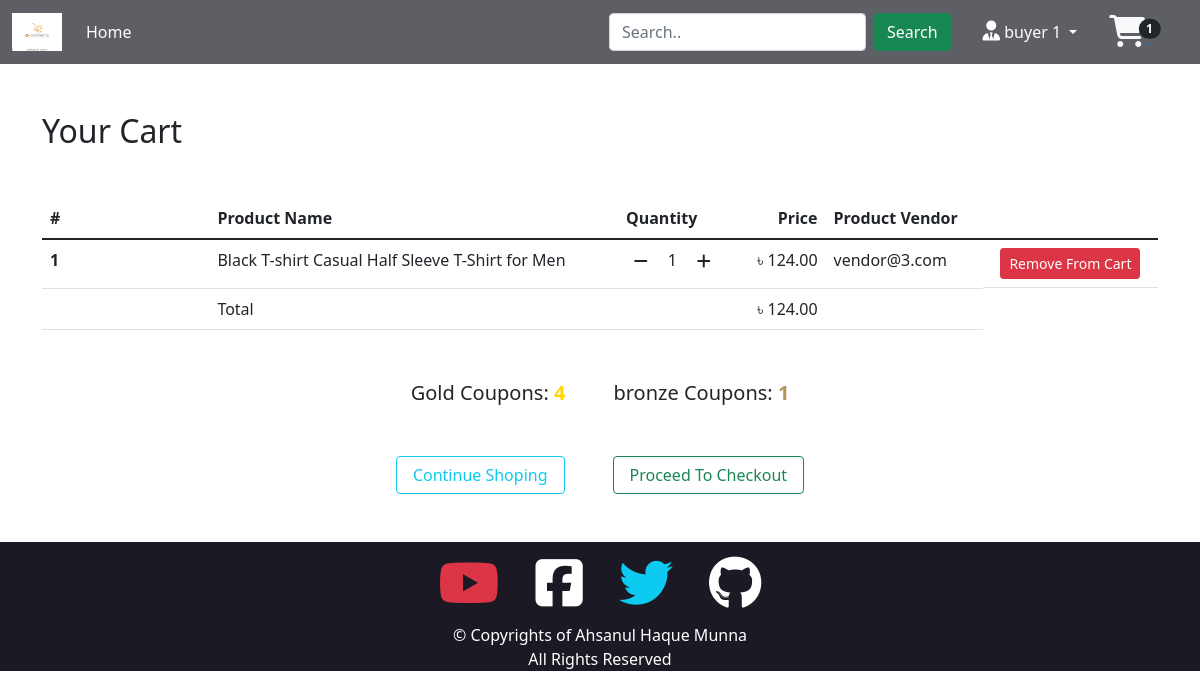
The page /shop/cart/ (signed in) on the database its author committed.
### app_user/models.py (models this page shows, shortened)
class User(AbstractBaseUser, PermissionsMixin):
    email = models.EmailField(unique=True, null=False)
    is_staff = models.BooleanField(
        gettext_lazy('staff status'),
        default=False,
        help_text = gettext_lazy('Designates whether the user can log in this site')
    )
    is_active = models.BooleanField(
        gettext_lazy('active'),
        default=True,
        help_text = gettext_lazy('Designates whether this should be treated as active. unselect instead of deleting account.')
    )
    user_types = [
        ('Buyer', 'Buyer'),
        ('Vendor', 'Vendor'),
    ]
    account_type = models.CharField(
        max_length=64,
        choices=user_types,
        default='Buyer',
        help_text= gettext_lazy("Vendors has their own shops/Buyers can buy products.")
    )
    USERNAME_FIELD = 'email'
    object = AltBaseUserManager()
    def __str__(self) -> str:
        return self.email

class UserProfile(models.Model):
    user = models.OneToOneField(User, on_delete=models.CASCADE, related_name="userProfile")
    username = models.CharField(max_length=264, blank=True)
    full_name = models.CharField(max_length=264, blank=True)
    address = models.TextField(max_length=500, blank=True)
    city = models.CharField(max_length=50, blank=True)
    zipcode = models.CharField(max_length=10, blank=True)
    country = models.CharField(max_length=50, blank=True)
    phone = models.CharField(max_length=15, blank=True)
    date_joined = models.DateTimeField(auto_now_add=True)
    coupons_bronze = models.IntegerField(default=0)
    coupons_gold = models.IntegerField(default=0)

### app_cart/models.py (models this page shows, shortened)
class ShopOrder(models.Model):
    orderitems = models.ManyToManyField(ShopCart)
    user = models.ForeignKey(settings.AUTH_USER_MODEL, on_delete=models.CASCADE)
    ordered = models.BooleanField(default=False)
    created = models.DateTimeField(auto_now_add=True)
    payment_id = models.CharField(max_length=264, blank=True, null=True)
    orderId = models.CharField(max_length=264, blank=True, null=True)
    gold = models.IntegerField(default=0)
    bronze = models.IntegerField(default=0)
    def get_totals(self):
        total = 0
        for order_item in self.orderitems.all():
            total += float(order_item.get_total())
        total = total - (self.gold * 250)
        total = total - (self.bronze * 25)
        return total

class ShopCart(models.Model):
    user = models.ForeignKey(settings.AUTH_USER_MODEL, on_delete=models.CASCADE, related_name="cartUser")
    item = models.ForeignKey(Product, on_delete=models.CASCADE, related_name="cartItem")
    quantity = models.IntegerField(default=1)
    purchased = models.BooleanField(default=False)
    created = models.DateTimeField(auto_now_add=True)
    updated = models.DateTimeField(auto_now=True)
    def get_total(self):
        return format(self.item.product_price * self.quantity, '0.2f')

### app_shop/models.py (models this page shows, shortened)
class Product(models.Model):
    product_vendor = models.ForeignKey(User, on_delete=models.CASCADE, related_name="vendor")
    product_image = models.ImageField(upload_to="product_image")
    product_name = models.CharField(max_length=264)
    product_category = models.ForeignKey(ProductCategory, on_delete=models.CASCADE, related_name="product_category")
    product_preview_text = models.TextField(max_length=300, verbose_name="Preview Text")
    product_detial = models.TextField(max_length=1024, verbose_name="Product Description")
    product_price = models.FloatField()
    product_quantity = models.IntegerField()
    old_price = models.FloatField(default=0.00)
    product_added = models.DateTimeField(auto_now_add=True)
    class Meta:
        ordering = ["-product_added",]

### app_cart/views.py (the view)
# urls.py: path('cart/', views.cartView, name="cart"),
@login_required
def cartView(request):
    carts = ShopCart.objects.filter(user=request.user, purchased=False)
    orders = ShopOrder.objects.filter(user=request.user, ordered=False)
    if carts.exists() and orders.exists():
        order = orders[0]
        dict = {
            "title": "Cart items",
            "carts": carts,
            "order": order,
            "gold": request.user.userProfile.coupons_gold,
            "bronze": request.user.userProfile.coupons_bronze,
        }
        return render(request, "app_cart/cart.html", context=dict)
    else:
        messages.warning(request, "You haven't added any item to cart")
        return redirect("app_shop:home")

### app_cart/templatetags/myTags.py (called while the page is built)
@register.filter
def cart_total(user):
    order = ShopOrder.objects.filter(user=user, ordered=False)
    if order.exists():
        return order[0].orderitems.count()
    else:
        return 0

### templates/app_cart/cart.html (shortened to what this page needs)
{% extends 'base.html' %}
{% block body_block %}
<div class="my-5">
    <div class="my-5">
      <h2>Your Cart</h2>
    </div>
    <table class="table table-hover">
      <thead>
        <tr>
          <th scope="col" width="15%">#</th>
          <th scope="col">Product Name</th>
          <th scope="col">Quantity</th>
          <td scope="col" align="right"><b>Price</b></th>
          <th scope="col">Product Vendor</th>
          <th scop="col"></th>
        </tr>
      </thead>
      <tbody>
        {% for cart in carts %}
        <tr>
          <th scope="row">{{ forloop.counter }}</th>
          <td>{{cart.item.product_name}}</td>
          <td>
            <a class="mr-2" href="{% url 'app_cart:decrease' pk=cart.item.pk %}"><span class="badge badge-light"><i class="fas fa-minus text-dark fs-6 me-2"> </i></span></a>
            {{ cart.quantity }}
            <a class="mr-2" href="{% url 'app_cart:increase' pk=cart.item.pk %}"> <span class="badge badge-light"> <i class="fas fa-plus text-dark fs-6 ms-2"></i></span></a>
          </td>
          <td align="right">&#2547; {{cart.get_total}}</td>
          <td>{{cart.item.product_vendor}}</td>
          <td class="d-flex justify-content-center"><a href="{% url 'app_cart:remove' pk=cart.item.pk %}" class="btn btn-danger btn-sm d-felx float-end">Remove From Cart</a></td>
        </tr>
        {% endfor %}
        <tr>
          <th scope="row"></th>
          <td colspan="2">Total</td>
          <td align="right">&#2547; {{order.get_totals | floatformat:2 }}</td>
          <td></td>
        </tr>
      </tbody>
    </table>
    <div class="d-flex justify-content-center mt-5 mb-2">
      <span class="fs-5 ms-5">Gold Coupons: <b style="color: gold;">{{gold}}</b></span>
      <span class="fs-5 mx-5">bronze Coupons: <b style="color: rgb(182, 146, 92);">{{bronze}}</b></span>
    </div>
    <div class="d-flex justify-content-center my-5">
        <a href="{% url 'app_shop:home' %}" class="btn btn-outline-info me-4 px-3">Continue Shoping</a>
        <a href="{% url 'app_payment:checkout' %}" class="btn btn-outline-success ms-4 px-3">Proceed To Checkout</a>
    </div>
</div>
{% endblock body_block %}

### templates/base.html (shortened to what this page needs)
<!doctype html>
{% load static %}
{% load myTags %}
<html lang="en">
<head>
  <link href="https://cdn.jsdelivr.net/npm/bootstrap@5.1.3/dist/css/bootstrap.min.css" rel="stylesheet"
>
  <link rel="stylesheet" href="{% static 'cssFiles/myStyle.css' %}">
</head>
<body>
  <nav class="navbar navbar-expand-lg navbar-dark myNavBackground sticky-top">
    <div class="container-fluid">
      <a class="navbar-brand" href="{% url 'app_shop:home' %}"><img id="brand" src="/media/nav_brand.png"></a>
      <div class="collapse navbar-collapse" id="navbarSupportedContent">
        <ul class="navbar-nav me-auto mb-2 mb-lg-0">
          <li class="nav-item">
            <a class="nav-link active" aria-current="page" href="{% url 'app_shop:home' %}">Home</a>
          </li>
        </ul>
        <form class="d-flex">
          <input class="form-control me-md-2" type="search" placeholder="Search.." aria-label="Search">
          <button class="btn btn-success" type="submit">Search</button>
        </form>
        {% if user.is_authenticated %}
        <div class="nav-item dropdown mx-md-3">
          <a class="nav-link dropdown-toggle text-white" href="#" id="navbarDropdown" role="button"
            data-bs-toggle="dropdown" aria-expanded="false">
            <i class="fas fa-user-tie fs-5"></i> {{request.user.userProfile.username}}
          </a>
        </div>
        <div>
          <div class="faIconsNav me-md-3"><a href="{% url 'app_cart:cart' %}">
            <i class="fs-2 fa fa-shopping-cart text-light"></i>
            <span class="top-0 start-100 translate-middle badge rounded-pill bg-dark">
              {{ request.user|cart_total }}
            </span>
          </a></div>
        </div>
        {% endif %}
      </div>
    </div>
  </nav>
  <div class='container'>
    {% block body_block %}{% endblock body_block %}
  </div>
  <section class="container-fluid myBackground">
    <div class="container">
      <div class="row">
        <div class="col text-center">
          <div class="faIcons mx-md-3">
            <a class="text-decoration-none" href="https://www.youtube.com/channel/UCNtkG_b2gGjUqmyNI9RL3uQ"><i
                class="fab fa-youtube text-danger"></i></a>
          </div>
          <div class="faIcons mx-md-3">
            <a class="text-decoration-none" href="https://www.facebook.com/AhMunna7x/"><i
                class="fab fa-facebook-square text-white"></i></a>
          </div>
          <div class="faIcons mx-md-3">
            <a class="text-decoration-none" href="https://twitter.com/munna_ahsanul"><i
                class="fab fa-twitter text-info"></i></a>
          </div>
          <div class="faIcons mx-md-3">
            <a class="text-decoration-none" href="https://github.com/AH-Munna"><i
                class="fab fa-github text-white"></i></a>
          </div>
        </div>
      </div>
      <div class="row text-center text-white">
        <div class="col">
          <label for="text" class="unselectable">&copy; Copyrights of Ahsanul Haque Munna</label><br>
          <label for="text" class="unselectable">All Rights Reserved</label>
        </div>
      </div>
    </div>
  </section>
</body>
</html>

### static/cssFiles/myStyle.css (style rules this page uses)
.myBackground { background-color: rgb(27, 26, 36); }
.myNavBackground { background-color: rgba(27, 26, 36, 0.7); }
.faIcons { font-size: 54px; display: inline-block; transition: transform .2s; }
.faIconsNav { transition: transform .3s; }
body { background-image: url("https://img.freepik.com/free-vector/white-elegant-texture-background-style_23-2148432200.jpg?w=2000"); background-size: cover; }
.unselectable { user-select: none; }
#brand { width: 50px; }

### rows shown on the page
User: user.userProfile.username "buyer 1", user|cart_total "1"
ShopCart: item.product_name "Black T-shirt Casual Half Sleeve T-Shirt for Men", quantity "1", get_total "124.00", item.product_vendor "vendor@3.com"
ShopOrder: get_totals "124.00"

### other values the page prints
{{ gold }} "4"
{{ bronze }} "1"
